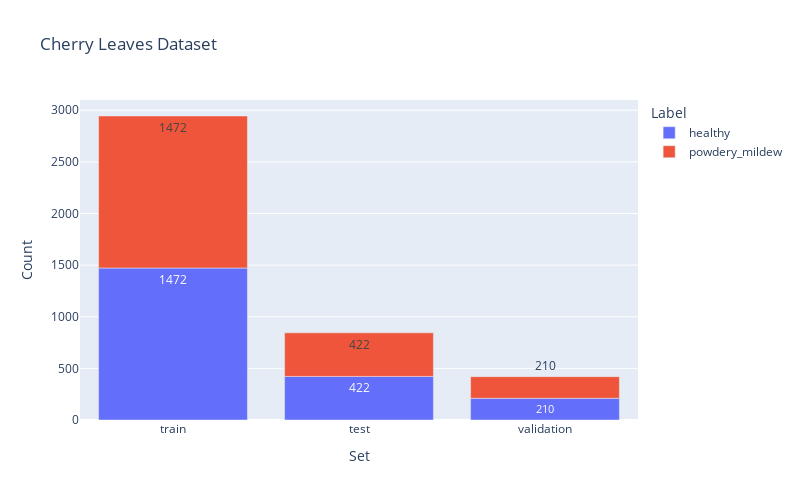

The code cell stored with this chart in its notebook:
### Markdown cell above
Label Distribution - Bar Chart

### Code cell
import plotly.express as px
import pandas as pd

# Assuming you have separate lists for "Set," "Label," and "Count"
sets = ["train", "train", "test", "test", "validation", "validation"]
labels = ["healthy", "powdery_mildew", "healthy", "powdery_mildew", "healthy", "powdery_mildew"]
counts = [1472, 1472, 422, 422, 210, 210]

# Create the DataFrame
df_freq = pd.DataFrame({'Set': sets, 'Label': labels, 'Count': counts})

fig = px.bar(df_freq, 
             x='Set', 
             y='Count', 
             color='Label',
             title='Cherry Leaves Dataset',
             text_auto=True
            )

fig.update_layout(
    autosize=False,
    width=800, 
    height=500, 
    )
fig.show()
fig.write_image(f'outputs/v1/bar_chart.png')

### Figure 1 — Plotly figure (JSON) as saved in the notebook; plotly's stock layout.template omitted (floating-point values rounded to 4 significant figures)
{"data": [{"alignmentgroup": "True", "hovertemplate": "Label=healthy<br>Set=%{x}<br>Count=%{y}<extra></extra>", "legendgroup": "healthy", "marker": {"color": "#636efa", "pattern": {"shape": ""}}, "name": "healthy", "offsetgroup": "healthy", "orientation": "v", "showlegend": true, "textposition": "auto", "texttemplate": "%{y}", "type": "bar", "x": ["train", "test", "validation"], "xaxis": "x", "y": [1472, 422, 210], "yaxis": "y"}, {"alignmentgroup": "True", "hovertemplate": "Label=powdery_mildew<br>Set=%{x}<br>Count=%{y}<extra></extra>", "legendgroup": "powdery_mildew", "marker": {"color": "#EF553B", "pattern": {"shape": ""}}, "name": "powdery_mildew", "offsetgroup": "powdery_mildew", "orientation": "v", "showlegend": true, "textposition": "auto", "texttemplate": "%{y}", "type": "bar", "x": ["train", "test", "validation"], "xaxis": "x", "y": [1472, 422, 210], "yaxis": "y"}], "layout": {"autosize": false, "barmode": "relative", "height": 500, "legend": {"title": {"text": "Label"}, "tracegroupgap": 0}, "title": {"text": "Cherry Leaves Dataset"}, "width": 800, "xaxis": {"anchor": "y", "domain": [0, 1], "title": {"text": "Set"}}, "yaxis": {"anchor": "x", "domain": [0, 1], "title": {"text": "Count"}}}}
